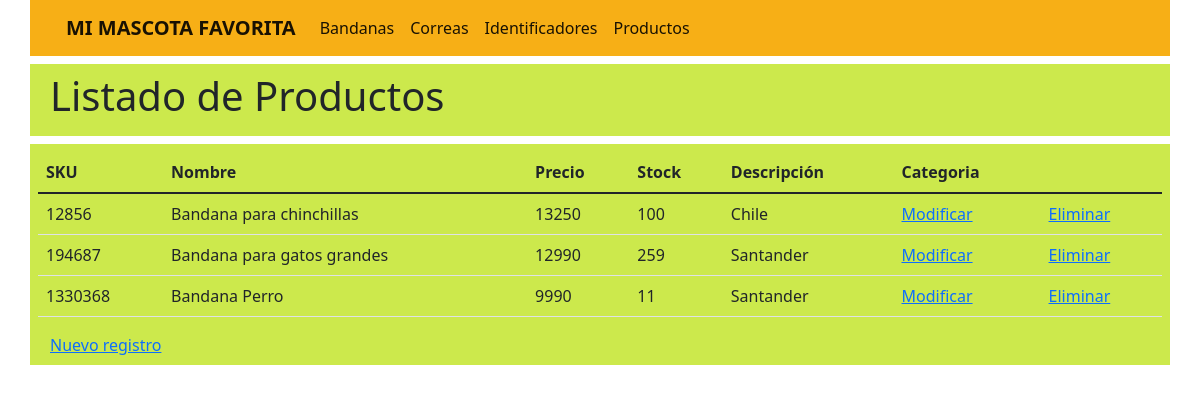
The app's page /productos.html with its own data.
### core/models.py (models this page shows, shortened)
class Producto(models.Model):
    sku = models.IntegerField(primary_key=True, verbose_name='sku')
    nombre = models.CharField(max_length=40, verbose_name='nombre')
    precio = models.IntegerField(verbose_name='Precio')
    stock = models.IntegerField(verbose_name='Stock')
    descripcion = models.CharField(max_length=100, null=True, blank=True, verbose_name='descripcion')
    categoria = models.ForeignKey(Categoria, on_delete=models.CASCADE)

class Categoria(models.Model):
    idCategoria = models.IntegerField(primary_key=True, verbose_name='Id de categoria')
    nombreCategoria = models.CharField(max_length=50, verbose_name="Nombre categoria")

### core/views.py (the view)
# urls.py: path('productos.html', productos, name="productos"),
def productos(request):
    productos = Producto.objects.all()
    datos = {
        'productos': productos
    }
    return render(request, 'core/productos.html', datos)

### core/templates/core/productos.html (shortened to what this page needs)
<!DOCTYPE html>
<html lang="es">
  <head>
    <link
      href="https://cdn.jsdelivr.net/npm/bootstrap@5.1.3/dist/css/bootstrap.min.css"
      rel="stylesheet"
    />
  </head>
  <div
    class="container-lg adornartexto"
    style="background-color: rgba(247, 172, 11, 0.952)"
  >
    <div class="row">
      <nav class="navbar navbar-expand-lg navbar-light">
        <div class="container-lg">
          <a class="navbar-brand" href="index.html"
            ><b>MI MASCOTA FAVORITA</b></a
          >
          <div class="collapse navbar-collapse" id="navbarSupportedContent">
            <ul class="navbar-nav me-auto mb-2 mb-lg-0">
              <li class="nav-item">
                <a
                  class="nav-link active"
                  aria-current="page"
                  href="bandanas.html"
                  >Bandanas</a>
              </li>
              <li class="nav-item">
                <a
                  class="nav-link active"
                  aria-current="page"
                  href="correas.html"
                  >Correas</a>
              </li>
              <li class="nav-item">
                <a
                  class="nav-link active"
                  aria-current="page"
                  href="identificadores.html"
                  >Identificadores</a>
              </li>
              <li class="nav-item">
                <a
                  class="nav-link active"
                  aria-current="page"
                  href="productos.html"
                  >Productos</a>
              </li>
            </ul>
          </div>
        </div>
      </nav>
    </div>
  </div>
  <div class="container-lg" style="background-color: rgba(191, 228, 29, 0.788)">
    <div class="row align-items-center mt-2 p-2">
        <h1>Listado de Productos</h1>
    </div>
  </div>
  <body>
    <div class="container-lg" style="background-color: rgba(191, 228, 29, 0.788)">
        <div class="row align-items-center mt-2 p-2">
            <table class="table">
              <thead>
                <tr>
                  <th scope="col">SKU</th>
                  <th scope="col">Nombre</th>
                  <th scope="col">Precio</th>
                  <th scope="col">Stock</th>
                  <th scope="col">Descripción</th>
                  <th scope="col">Categoria</th>
                </tr>
              </thead>
                <tbody>
                  {% for prod in productos %}
                  <tr>
                    <td>{{prod.sku}}</td>
                    <td>{{prod.nombre}}</td>
                    <td>{{prod.precio}}</td>
                    <td>{{prod.stock}}</td>
                    <td>{{prod.categoria.nombreCategoria}}</td>
                    <td><a href="{% url 'form_mod_producto' prod.sku %}">Modificar</a></td>
                    <td><a href="{% url 'form_del_producto' prod.sku %}">Eliminar</a></td>
                  </tr>
                  {% endfor %}
                </tbody>
            </table>
            <a href="{% url 'form_producto' %}">Nuevo registro</a>
        </div>
    </div>
  </body>
</html>

### records on screen
Producto: sku "12856", nombre "Bandana para chinchillas", precio "13250", stock "100", categoria.nombreCategoria "Chile"
Producto: sku "194687", nombre "Bandana para gatos grandes", precio "12990", stock "259", categoria.nombreCategoria "Santander"
Producto: sku "1330368", nombre "Bandana Perro", precio "9990", stock "11", categoria.nombreCategoria "Santander"
